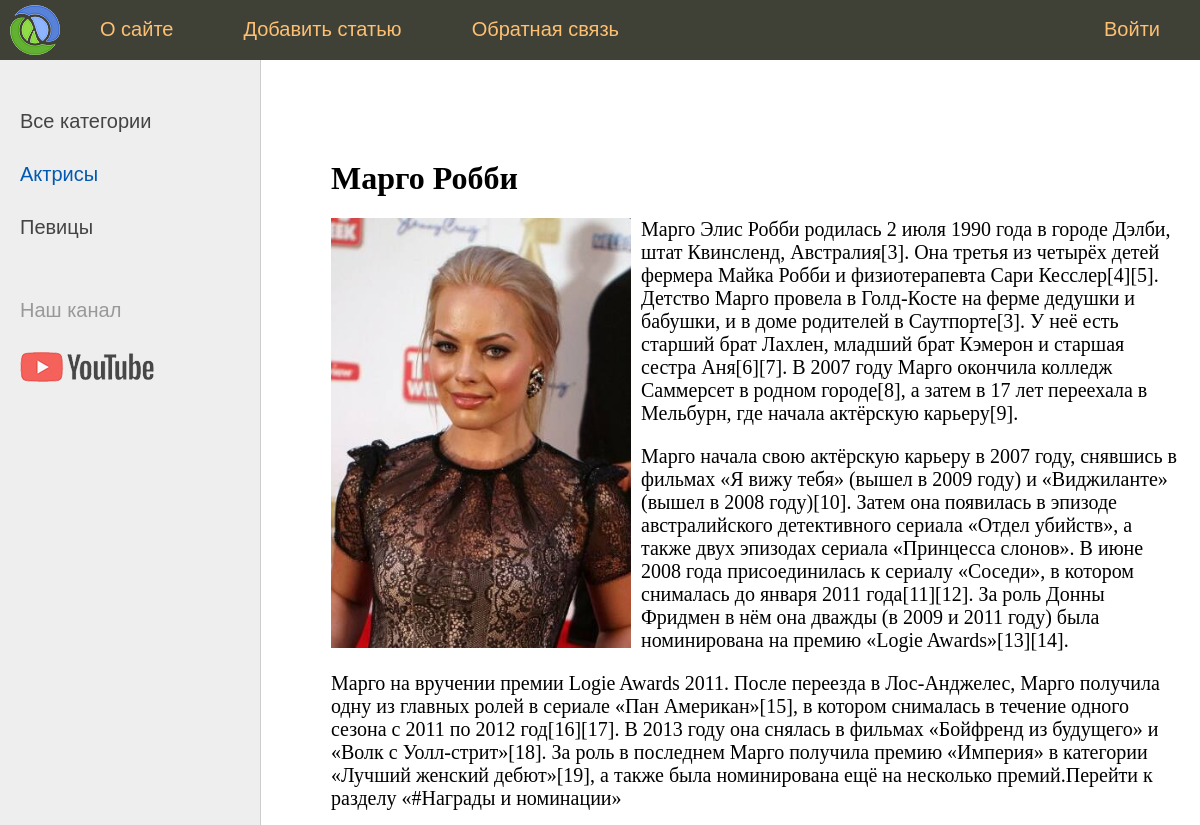
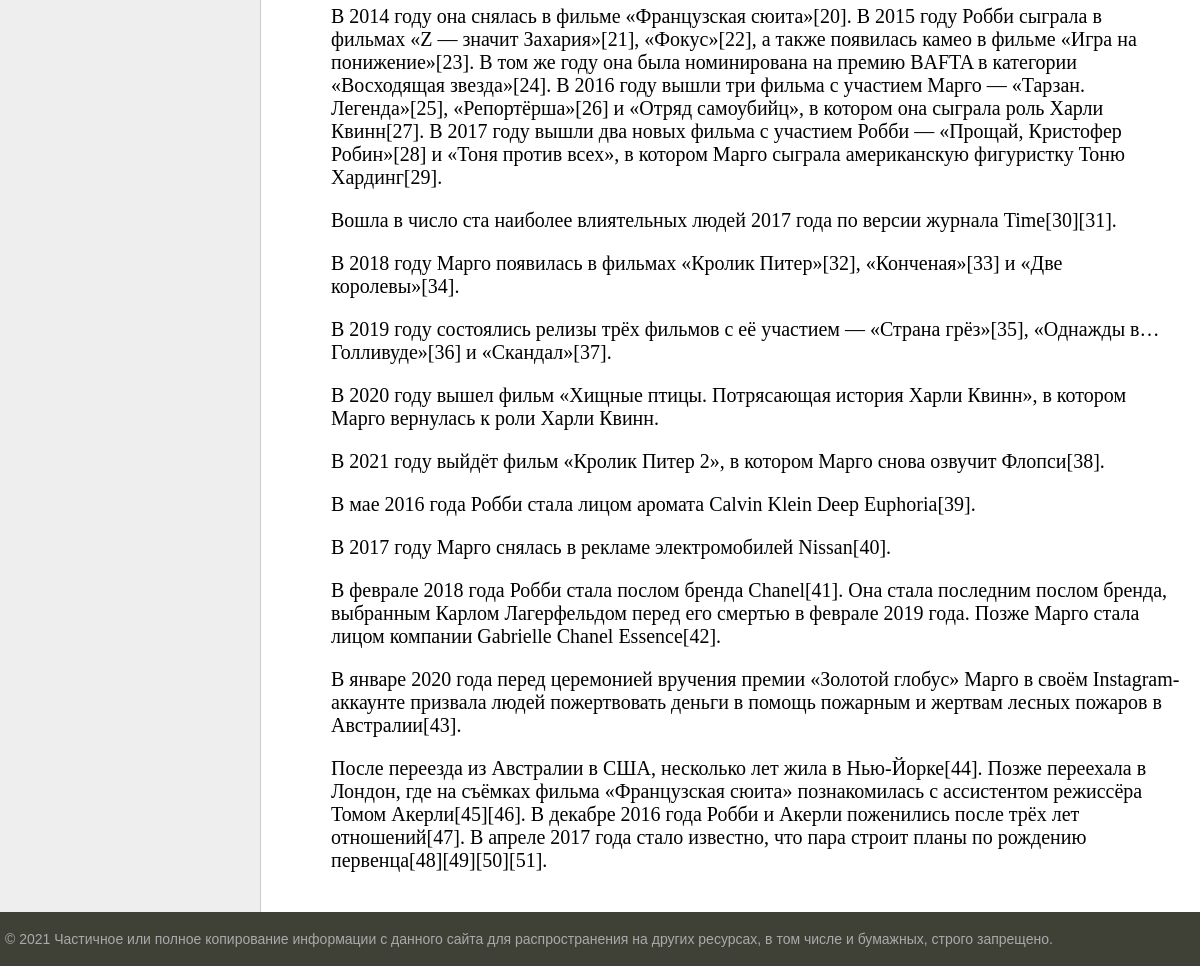
The page /post/margo-robbi/ on the database its author committed (2 pictures, top to bottom).
### women/models.py (models this page shows, shortened)
class Category(models.Model):
    name = models.CharField(max_length=100, db_index=True, verbose_name='Категория')
    slug = models.SlugField(max_length=255, unique=True, db_index=True, verbose_name='URL')
    class Meta:
        verbose_name = 'Категории'
        verbose_name_plural = 'Категории'
        ordering = ['id']
    def get_absolute_url(self):
        return reverse('category', kwargs={'cat_slug': self.slug})

class Women(models.Model):
    title = models.CharField(max_length=255, verbose_name='Заголовок')
    slug = models.SlugField(max_length=255, unique=True, db_index=True, verbose_name='URL')
    content = models.TextField(blank=True, verbose_name="Текст статьи")
    photo = models.ImageField(upload_to="photos/%Y/%m/%d/", verbose_name="Фото")
    time_create = models.DateTimeField(auto_now_add=True, verbose_name="Время создания")
    time_update = models.DateTimeField(auto_now=True, verbose_name="Время изменения")
    is_published = models.BooleanField(default=True, verbose_name="Публикация")
    cat = models.ForeignKey('Category', on_delete=models.PROTECT, verbose_name="Категории")
    class Meta:
        verbose_name = 'Известные женщины'
        verbose_name_plural = 'Известные женщины'
        ordering = ['time_create', 'title']

### women/views.py (the view)
# urls.py: path('post/<slug:post_slug>/', show_post, name='post'),
def show_post(request, post_slug):
    post = get_object_or_404(Women, slug=post_slug)
    context = {
        'post': post,
        'menu': menu,
        'title': post.title,
        'cat_selected': post.cat_id,
    }
    return render(request, 'women/post.html', context=context)

### women/templatetags/women_tags.py (called while the page is built)
@register.inclusion_tag('women/list_categories.html')
def show_categories(sort=None, cat_selected=0):
    if not sort:
        cats = Category.objects.all()
    else:
        cats = Category.objects.order_by(sort)
    return {"cats": cats, "cat_selected": cat_selected}

### women/templates/women/post.html
{% extends 'women/base.html' %}
{% block content %}
<h1>{{post.title}}</h1>
{% if post.photo %}
<p><img class="img-article-left" src="{{post.photo.url}}"></p>
{% endif %}
{{post.content|linebreaks}}
{% endblock %}

### women/templates/women/list_categories.html
{% for c in cats %}
         {% if c.pk == cat_selected %}
                   <li class="selected">{{c.name}}</li>
         {% else %}
                   <li><a href="{{ c.get_absolute_url }}">{{c.name}}</a></li>
         {% endif %}
{% endfor %}

### women/static/women/css/styles.css (style rules this page uses)
html, body { font-family: 'Arial'; margin: 0; padding: 0; height: 100%; width: 100%; color: #444; }
a { color: #0059b2; text-decoration: none; }
img { max-width: 600px; height: auto; }
img.img-article-left { max-width: 300px; height: auto; float: left; padding: 0 10px 10px 0; }
.left-chapters ul li { margin: 30px 0 0 0; color: #999; }
.left-chapters ul li.selected { color: #0059b2; }
.left-chapters ul li a { color: #444; text-decoration: none; }
.content-text h1 { font-size: 32px; }

### rows shown on the page
Category: name "Актрисы"
Category: name "Певицы"
Women: title "Марго Робби", photo (picture), content "Марго Элис Робби родилась 2 июля 1990 года в городе Дэлби, штат Квинсленд, Австралия[3]. Она третья из четырёх детей фермера Майка Робби и физиотерапевта Сари Кесслер[4][5]. Детство Марго провела в Голд-Косте на ферме дедушки и бабушки, и в доме родителей в Саутпорте[3]. У неё есть старший брат Лахлен, младший брат Кэмерон и старшая сестра Аня[6][7]. В 2007 году Марго окончила колледж Саммерсет в родном городе[8], а затем в 17 лет переехала в Мельбурн, где начала актёрскую карьеру[9]. Марго начала свою актёрскую карьеру в 2007 году, снявшись в фильмах «Я вижу тебя» (вышел в 2009 году) и «Виджиланте» (вышел в 2008 году)[10]. Затем она появилась в эпизоде австралийского детективного сериала…"

### other values the page prints
{{ m.title }} "О сайте" "Добавить статью" "Обратная связь"
{{ m.title }} "Войти"
